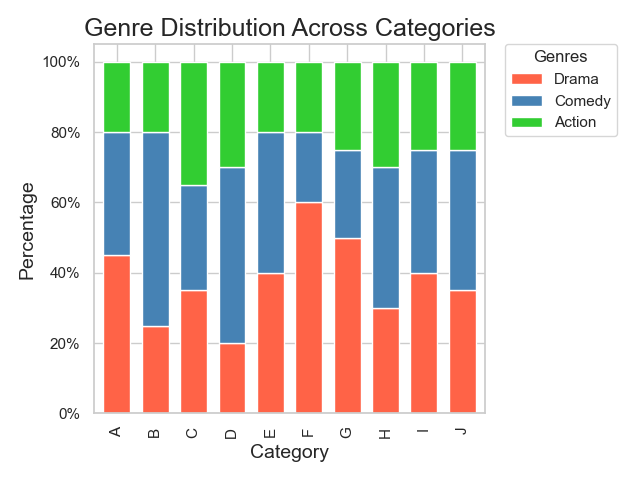

The script that drew this image:

import seaborn as sns
import pandas as pd
import matplotlib.pyplot as plt
from matplotlib.ticker import FuncFormatter

# Prepare the data in a DataFrame
data = {
    'Category': ['A', 'B', 'C', 'D', 'E', 'F', 'G', 'H', 'I', 'J'],
    'Drama': [0.45, 0.25, 0.35, 0.2, 0.4, 0.6, 0.5, 0.3, 0.4, 0.35],
    'Comedy': [0.35, 0.55, 0.3, 0.5, 0.4, 0.2, 0.25, 0.4, 0.35, 0.4],
    'Action': [0.2, 0.2, 0.35, 0.3, 0.2, 0.2, 0.25, 0.3, 0.25, 0.25],
}
df = pd.DataFrame(data)
df.set_index('Category', inplace=True)

# Calculate the percentage
df_percentage = df.div(df.sum(axis=1), axis=0)

# Start the stacked bar plot
sns.set(style="whitegrid")

# Define the figure size
plt.figure(figsize=(10, 12))

# Create the vertical bar chart
df_percentage.plot(kind='bar', stacked=True, color=["#FF6347", "#4682B4", "#32CD32"], width=0.7)

# Modify the y-axis labels to display as percentages
formatter = FuncFormatter(lambda y, pos: "%d%%" % (y * 100))
plt.gca().yaxis.set_major_formatter(formatter)

# Customizing the plot (title, labels, legend)
plt.title('Genre Distribution Across Categories', fontsize=18)
plt.xlabel('Category', fontsize=14)
plt.ylabel('Percentage', fontsize=14)

# Adjust legend
plt.legend(title='Genres', bbox_to_anchor=(1.05, 1), loc='upper left', borderaxespad=0.)

plt.tight_layout()
plt.show()
